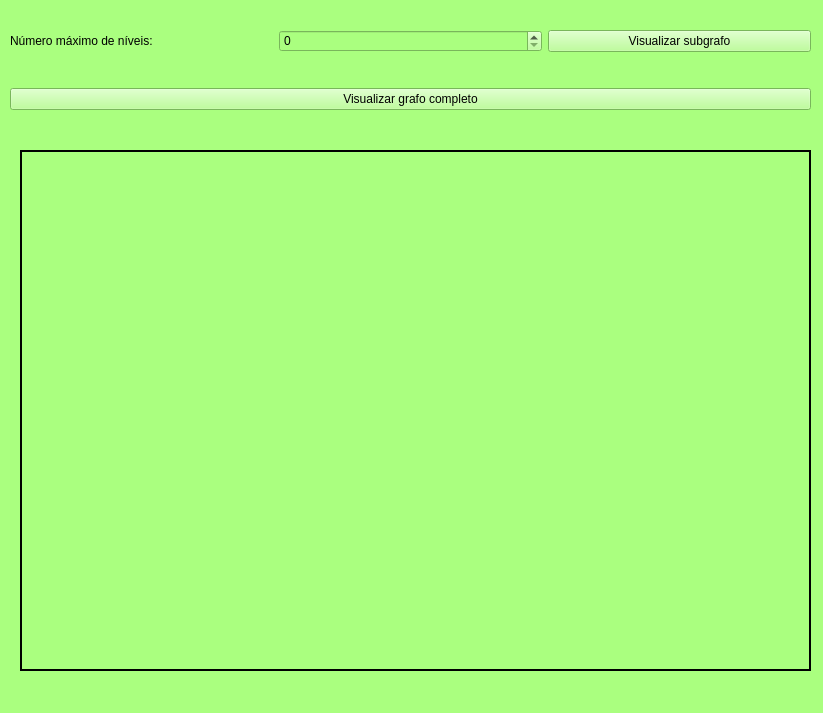
<?xml version="1.0" encoding="UTF-8"?>
<ui version="4.0">
 <class>MainWindow</class>
 <widget class="QMainWindow" name="MainWindow">
  <property name="geometry">
   <rect>
    <x>0</x>
    <y>0</y>
    <width>823</width>
    <height>713</height>
   </rect>
  </property>
  <property name="windowTitle">
   <string>GraphView</string>
  </property>
  <property name="autoFillBackground">
   <bool>false</bool>
  </property>
  <property name="styleSheet">
   <string notr="true">background-color: rgb(170, 255, 127);</string>
  </property>
  <widget class="QWidget" name="centralwidget">
   <widget class="QLabel" name="label_2">
    <property name="geometry">
     <rect>
      <x>20</x>
      <y>150</y>
      <width>791</width>
      <height>521</height>
     </rect>
    </property>
    <property name="frameShape">
     <enum>QFrame::Box</enum>
    </property>
    <property name="frameShadow">
     <enum>QFrame::Plain</enum>
    </property>
    <property name="lineWidth">
     <number>2</number>
    </property>
    <property name="text">
     <string/>
    </property>
    <property name="alignment">
     <set>Qt::AlignCenter</set>
    </property>
   </widget>
   <widget class="QWidget" name="gridLayoutWidget">
    <property name="geometry">
     <rect>
      <x>10</x>
      <y>0</y>
      <width>801</width>
      <height>141</height>
     </rect>
    </property>
    <layout class="QGridLayout" name="gridLayout">
     <item row="0" column="0">
      <widget class="QLabel" name="label">
       <property name="text">
        <string>Número máximo de níveis: </string>
       </property>
      </widget>
     </item>
     <item row="0" column="1">
      <widget class="QSpinBox" name="spinBox">
       <property name="styleSheet">
        <string notr="true"/>
       </property>
       <property name="maximum">
        <number>999</number>
       </property>
      </widget>
     </item>
     <item row="0" column="2">
      <widget class="QPushButton" name="pushButton">
       <property name="text">
        <string>Visualizar subgrafo</string>
       </property>
      </widget>
     </item>
     <item row="1" column="0" colspan="3">
      <widget class="QPushButton" name="pushButton_2">
       <property name="text">
        <string>Visualizar grafo completo</string>
       </property>
      </widget>
     </item>
    </layout>
   </widget>
  </widget>
  <widget class="QMenuBar" name="menubar">
   <property name="geometry">
    <rect>
     <x>0</x>
     <y>0</y>
     <width>823</width>
     <height>30</height>
    </rect>
   </property>
  </widget>
  <widget class="QStatusBar" name="statusbar"/>
 </widget>
 <resources/>
 <connections/>
</ui>
